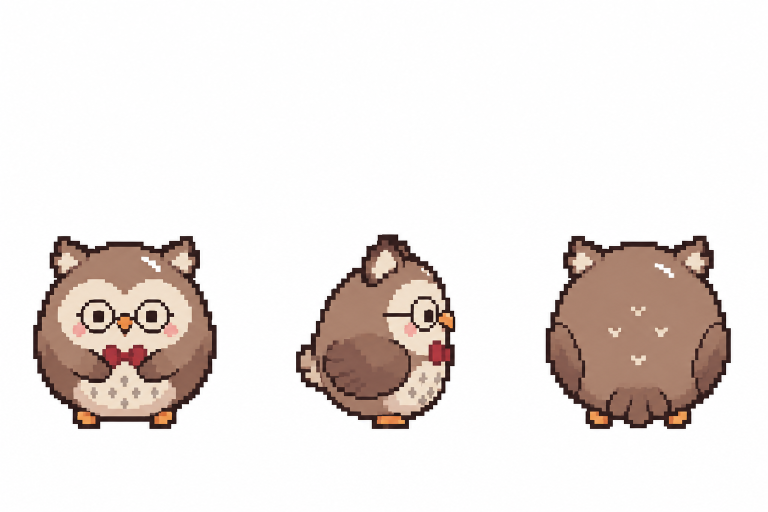
#> input picture ProjectTycoon/Assets/Sprites/World/Shop/Source~/shop_raw/owl_sheet_raw_2.png, 1536 x 1024 px (shown at 1/2 size); the run also reads 1 picture not shown here
$ python make_owl.py
#> lines starting #> are read from the running program, lines starting #| are printed output that depends on the picture; after the words box and inside, x2 and y2 are one past the last pixel; in counts of white or black regions, pixels touching at a corner belong together
### ProjectTycoon/Assets/Sprites/World/Shop/Source~/make_tanuki.py
# 설계 31 유물 행상 너구리(2026-10-01 사용자: 종 B 너구리 → 턴어라운드 B, 옆모습 「좀 더 통통하게」로 다시 그림). 프롬프트 shop_raw/tanuki_prompt.txt
#   앞 · 뒤: shop_raw/tanuki_sheet_raw_b.png(여우 완성 시트를 크기 기준으로 준 턴어라운드), 옆: shop_raw/tanuki_side_raw_b.png 가운데
#   원본 격자 그대로 옮긴다(World/Source~/snap_codex.py). 한 시트는 픽셀 크기가 같아 세 그림 주기의 중앙값 하나로, 시작점만 그림마다 찾는다.
#   흰 하이라이트를 구멍으로 뚫지 않게 min_hole. 발 가운데가 그림 가운데(피벗)가 되게 투명 여백을 붙인다
#   (앞모습은 꼬리 때문에 54칸 → 손님 시트 칸 폭 56칸(112px), make_anim.py CELLS).
# 출력: tanuki_front.png · tanuki_back.png · tanuki_side.png(한 칸 2px). 다음: make_anim.py(anim_specs.py 'tanuki')
import os
import sys
import numpy as np
from PIL import Image

HERE = os.path.dirname(os.path.abspath(__file__))
RAW = os.path.join(HERE, 'shop_raw')
sys.path.insert(0, os.path.join(HERE, '..', '..', 'Source~'))
import snap_codex  # noqa: E402
PX = 2
MIN_HOLE = 40


def ink_columns(im):
    # 잉크가 있는 열 구간(왼쪽부터). 40px 안으로 붙은 조각은 하나로
    cols = (np.asarray(im.convert('L')) < 235).any(0)
    runs, x = [], 0
    while x < len(cols):
        if cols[x]:
            s = x
            while x < len(cols) and cols[x]:
                x += 1
            if runs and s - runs[-1][1] < 40:
                runs[-1] = (runs[-1][0], x)
            else:
                runs.append((s, x))
        x += 1
    return runs


def crop(im, run, tmp):
    im.crop((max(run[0] - 20, 0), 0, min(run[1] + 20, im.width), im.height)).save(tmp)
    return tmp


def snap_fixed(path, period, span):
    g = np.asarray(Image.open(path).convert('RGB')).astype(float).mean(2)
    px, phx = snap_codex.grid(np.abs(np.diff(g, axis=1)).sum(0), period, span)
    py, phy = snap_codex.grid(np.abs(np.diff(g, axis=0)).sum(1), period, span)
    return snap_codex.snap(path, 12, fixed=(px, phx, py, phy), min_hole=MIN_HOLE)[0]


def centered(cells):
    # 발(맨 아래 두 줄) 가운데가 그림 가운데가 되게 왼쪽이나 오른쪽에 투명 열을 붙인다
    feet = np.nonzero((cells[-3:, :, 3] > 0).any(0))[0]
    mid = feet.min() + feet.max() + 1          # 발 가운데 × 2(칸 경계)
    left, right = mid, 2 * cells.shape[1] - mid
    pad = abs(left - right) // 2
    widths = ((0, 0), (pad, 0), (0, 0)) if right > left else ((0, 0), (0, pad), (0, 0))
    return np.pad(cells, widths)


def save(cells, name):
    Image.fromarray(np.repeat(np.repeat(cells, PX, 0), PX, 1)).save(os.path.join(HERE, name + '.png'))
    print(name, 'cells', cells.shape[1], 'x', cells.shape[0])


# [18 lines left out: function main, not called in this run]


# [2 lines that do not run on import are left out]

### ProjectTycoon/Assets/Sprites/World/Source~/snap_codex.py
# -*- coding: utf-8 -*-
# Codex 시안 → 게임 칸 그림(원본 그대로, 2026-09-30 사용자 결정). 원본 그림의 픽셀 격자(주기 · 시작점)를 찾아 칸마다 가운데 색을 그대로 가져온다.
# 칸 수를 짐작해 주지 않고, 드문 색을 버리지 않는다(한 칸짜리 눈 · 입 · 싹이 살아남는다). 손으로 다시 그리지 않는다.
#   1. 격자: 외곽선 두께 = 한 칸이라 진한 구간 길이의 최빈값으로 대략의 칸 크기를 잡고(원본마다 10~20px로 다름), 그 ±15% 안에서
#      칸 경계(밝기가 크게 바뀌는 곳)를 가장 잘 짚는 (주기, 시작점)을 찾는다. 넓은 범위를 그냥 찾으면 절반 · 두 배 주기에 속는다.
#   2. 칸 색: 칸 가운데 50%의 중앙값.
#   3. 흰 바탕: 가장자리에서 이어진 흰 칸 + 안쪽에 갇힌 순백 칸(구멍)은 투명.
#   --raw(새 그림, 2026-10-05 사용자 「그림 퀄리티에 변형이 생기는 규칙은 다 지운다」): 외곽선 밖으로 번진 흰 바탕 칸(밝고 이웃이 모두 어두운 가장자리 칸)만 더 지우고 끝. 원본 픽셀 크기 · 색 그대로.
#     원본이 잘게(반 칸) 그려졌어도 줄이지 않는다: 바탕 한 칸(10px) = 2텍셀이므로 원본 픽셀 하나 = 2 × 주기/10 텍셀(반 칸이면 --px=1).
#   raw가 아닐 때(이미 들어간 옛 그림을 그대로 다시 만들 때만): 투명과 맞닿은 흰빛 번짐 칸을 두 번 벗기고, 거리 24 안은 한 색,
#     --colors보다 많으면 Lab 거리로 가장 가까운 두 색을 합치고, 가장 어두운 색과 맨 바깥 칸을 외곽선 (52,32,32)으로.
# 사용: snap_codex.py <원본.png> <출력.png> [--raw] [--square] [--colors=12] [--px=2] [--cell=가로[,세로] 대략 칸 크기 px]   출력은 원본 픽셀 하나 = px 픽셀, 여백을 잘라 저장
import sys
import numpy as np
from PIL import Image

LINE = (52, 32, 32)


def outline_cell(dark):
    # 외곽선 두께 = 한 칸: 진한 칸이 이어지는 길이(3~60px)의 최빈값을 대략의 칸 크기로
    runs = []
    for row in dark[::3]:
        x = 0
        while x < len(row):
            if row[x]:
                start = x
                while x < len(row) and row[x]:
                    x += 1
                if 3 <= x - start <= 60:
                    runs.append(x - start)
            x += 1
    counts = np.bincount(runs)
    # 이웃 길이까지 묶어서(13 · 14처럼 갈라지는 것) 가장 많은 곳
    smooth = counts + np.concatenate([[0], counts[:-1]]) + np.concatenate([counts[1:], [0]])
    return float(smooth.argmax())


def grid(edges, around, span=0.15):
    # 대략의 칸 크기 ±span 안에서, 칸 경계(밝기가 크게 바뀌는 곳)를 가장 잘 짚는 (주기, 시작점)
    top = (0.0, around, 0.0)
    for period in np.arange(around * (1 - span), around * (1 + span), 0.02):
        for phase in np.arange(0, period, 0.25):
            idx = np.round(np.arange(phase, len(edges), period)).astype(int)
            score = edges[idx[idx < len(edges)]].mean()
            if score > top[0]:
                top = (score, period, phase)
    return top[1], top[2]


def merge_colors(a, mask, limit, mean=False):
    # mean: 합쳤을 때 늘어나는 오차(거리 × 두 색 칸 수의 조화 평균, Ward)가 가장 작은 짝을 가중 평균한 색으로 합친다.
    #   기본(가장 가까운 짝, 적은 색을 많은 색으로)은 나무결처럼 톤이 여럿인 넓은 면에서 되풀이될수록 한쪽으로 쏠리고, 색이 많은 그림(수레)에서 벨벳 같은 면이 사라진다
    while True:
        cols, counts = np.unique(a[mask][:, :3], axis=0, return_counts=True)
        if len(cols) <= limit:
            return a
        lab = np.asarray(Image.fromarray(cols.reshape(1, -1, 3).astype(np.uint8), 'RGB').convert('LAB')).reshape(-1, 3).astype(float)
        lab[:, 1:] = (lab[:, 1:] - 128) * 2.0
        d = ((lab[:, None, :] - lab[None, :, :]) ** 2).sum(2)
        if mean:
            d = d * (counts[:, None] * counts[None, :]) / (counts[:, None] + counts[None, :])
        np.fill_diagonal(d, 1e18)
        i, j = np.unravel_index(d.argmin(), d.shape)
        if mean:
            c = np.round((cols[i] * counts[i] + cols[j] * counts[j]) / (counts[i] + counts[j]))
            for k in (i, j):
                a[mask & (a[..., :3] == cols[k]).all(2), :3] = c
            continue
        src, dst = (i, j) if counts[i] < counts[j] else (j, i)
        a[mask & (a[..., :3] == cols[src]).all(2), :3] = cols[dst]


def snap(path, max_colors=12, cell=None, fixed=None, square=False, min_hole=1, mean_merge=False, raw=False):
    # raw: 원본 그대로(2026-10-05 사용자 「그림 퀄리티에 변형이 생기는 규칙은 다 지운다」). 칸 색은 칸 가운데 중앙값 그대로,
    #   밝은 가장자리 벗기기 · 색 합치기(max_colors · mean_merge) · 외곽선 색 바꾸기를 하지 않는다. 바탕(가장자리에서 이어진 흰 칸) · 구멍만 투명.
    #   새 그림은 raw=True. 기본값(raw=False)은 이미 들어간 그림을 그대로 다시 만들 때의 옛 동작
    # min_hole: 안쪽에 갇힌 순백 덩이가 이 칸 수 이상이면 구멍(투명). 흰 하이라이트 한 획이 있는 그림(수레 덮개 등)은 크게 준다
    #   (하이라이트가 뚫리면 옆의 밝은 천까지 번짐으로 벗겨져 흰 얼룩이 된다). mean_merge: merge_colors의 mean
    # square: 원본 픽셀이 정사각형인 그림(한 장에 큰 물체 하나). 세로 주기를 가로 주기 ±2% 안에서만 찾아, 가로 · 세로가 따로 잡혀 찌그러지는 것을 막는다
    a = np.asarray(Image.open(path).convert('RGB')).astype(float)
    h, w = a.shape[:2]
    g = a.mean(2)
    dark = a.sum(2) < 250
    # cell: 대략의 칸 크기를 직접 줄 때(외곽선이 얇게 그려져 최빈값이 틀린 원본, 또는 이미 고른 크기를 지킬 때)
    if isinstance(cell, (int, float)):
        cell = (cell,)
    cx, cy = (cell * 2)[:2] if cell else (None, None)
    if fixed:
        # 이미 고른 그림을 그대로 다시 만들 때: (가로 주기, 가로 시작, 세로 주기, 세로 시작)
        px_, phx, py_, phy = fixed
    else:
        px_, phx = grid(np.abs(np.diff(g, axis=1)).sum(0), cx or outline_cell(dark))
        if square:
            py_, phy = grid(np.abs(np.diff(g, axis=0)).sum(1), px_, 0.02)
        else:
            py_, phy = grid(np.abs(np.diff(g, axis=0)).sum(1), cy or outline_cell(dark.T))
    xs, ys = np.arange(phx + 1, w, px_), np.arange(phy + 1, h, py_)
    cw, ch = len(xs) - 1, len(ys) - 1
    cells = np.zeros((ch, cw, 3))
    for j in range(ch):
        for i in range(cw):
            x0, x1, y0, y1 = xs[i], xs[i + 1], ys[j], ys[j + 1]
            block = a[int(y0 + (y1 - y0) * 0.25):int(y1 - (y1 - y0) * 0.25) + 1, int(x0 + (x1 - x0) * 0.25):int(x1 - (x1 - x0) * 0.25) + 1]
            cells[j, i] = np.median(block.reshape(-1, 3), 0)
    ink = np.abs(cells - 255).sum(2) > 45
    bg = np.zeros_like(ink)
    stack = [(j, i) for j in range(ch) for i in (0, cw - 1) if not ink[j, i]] + [(j, i) for i in range(cw) for j in (0, ch - 1) if not ink[j, i]]
    while stack:
        j, i = stack.pop()
        if bg[j, i]:
            continue
        bg[j, i] = True
        for nj, ni in ((j - 1, i), (j + 1, i), (j, i - 1), (j, i + 1)):
            if 0 <= nj < ch and 0 <= ni < cw and not ink[nj, ni] and not bg[nj, ni]:
                stack.append((nj, ni))
    mask = ~bg
    # 안쪽에 갇힌 흰 바탕(손잡이 구멍 · 자루 사이 틈): 순백에 가까운 칸은 투명(시안의 하이라이트는 순백이 아니다)
    white = mask & (cells.min(2) > 240)
    seen = np.zeros_like(white)
    for j0, i0 in zip(*np.nonzero(white)):
        if seen[j0, i0]:
            continue
        blob, stack = [], [(j0, i0)]
        seen[j0, i0] = True
        while stack:
            j, i = stack.pop()
            blob.append((j, i))
            for nj, ni in ((j - 1, i), (j + 1, i), (j, i - 1), (j, i + 1)):
                if 0 <= nj < ch and 0 <= ni < cw and white[nj, ni] and not seen[nj, ni]:
                    seen[nj, ni] = True
                    stack.append((nj, ni))
        if len(blob) >= min_hole:
            for j, i in blob:
                mask[j, i] = False
    if raw:
        # 바탕 번짐: 바깥 가장자리의 밝은 칸(최솟값 200 넘음) 중 불투명 이웃이 모두 어두운 외곽선(합 330 아래)인 칸은
        # 외곽선 밖으로 번진 흰 바탕이라 투명(크림 천막 끝처럼 이웃이 밝은 칸은 그림이라 남긴다)
        pad = np.pad(mask, 1)
        edge = mask & ~(pad[:-2, 1:-1] & pad[2:, 1:-1] & pad[1:-1, :-2] & pad[1:-1, 2:])
        dark = cells.sum(2) < 330
        for j, i in zip(*np.nonzero(edge & (cells.min(2) > 200))):
            nb = [(j + dj, i + di) for dj, di in ((-1, 0), (1, 0), (0, -1), (0, 1)) if 0 <= j + dj < ch and 0 <= i + di < cw and mask[j + dj, i + di]]
            if nb and all(dark[q] for q in nb):
                mask[j, i] = False
        out = np.zeros((ch, cw, 4), np.uint8)
        out[..., :3] = cells.round().astype(np.uint8)
        out[..., 3] = np.where(mask, 255, 0)
        ys_, xs_ = np.nonzero(mask)
        return out[ys_.min():ys_.max() + 1, xs_.min():xs_.max() + 1], (px_, phx, py_, phy)
    for _ in range(2):
        pad = np.pad(mask, 1)
        edge = ~(pad[:-2, 1:-1] & pad[2:, 1:-1] & pad[1:-1, :-2] & pad[1:-1, 2:])
        mask &= ~((cells.min(2) > 200) & edge)
    rgb = cells.round().astype(int)
    palette = []
    for c in rgb[mask]:
        if not any(np.abs(p - c).sum() < 24 for p in palette):
            palette.append(c)
    palette = np.array(palette)
    rgb = palette[((rgb[..., None, :] - palette[None, None]) ** 2).sum(-1).argmin(-1)]
    out = np.zeros((ch, cw, 4), np.int64)
    out[..., :3] = rgb
    out[..., 3] = np.where(mask, 255, 0)
    out = merge_colors(out, mask, max_colors, mean_merge)
    cols = np.unique(out[mask][:, :3], axis=0)
    out[mask & (out[..., :3] == cols[cols.sum(1).argmin()]).all(2), :3] = LINE
    pad = np.pad(mask, 1)
    border = mask & ~(pad[:-2, 1:-1] & pad[2:, 1:-1] & pad[1:-1, :-2] & pad[1:-1, 2:])
    out[border, :3] = LINE
    ys_, xs_ = np.nonzero(mask)
    return out[ys_.min():ys_.max() + 1, xs_.min():xs_.max() + 1].astype(np.uint8), (px_, phx, py_, phy)


# [8 lines that do not run on import are left out]

### ProjectTycoon/Assets/Sprites/World/Shop/Source~/make_owl.py
# 설계 40 별 평가 평가단장 부엉이(2026-10-02 사용자: 종 부엉이 → 디자인 A 「안경 평론가」 → 턴어라운드 셋 중 「다시 뽑기」 → 「2에서 옆모습 좀 더 통통」 → 옆 1).
#   프롬프트 shop_raw/owl_prompt.txt. 앞 · 뒤: shop_raw/owl_sheet_raw_2.png(여우 완성 시트를 크기 기준으로 준 턴어라운드),
#   옆: shop_raw/owl_side_raw_1.png 가운데(앞 | 빈칸 | 뒤를 한 칸 10px로 준 owl_side_sheet_in.png를 채운 그림).
#   너구리(make_tanuki.py)와 같은 방식: 원본 격자 그대로, 발 가운데가 그림 가운데(피벗)가 되게 여백.
#   다만 턴어라운드 2번은 그림마다 찾은 주기가 7.9 · 10.3 · 8.8px로 갈려 중앙값을 쓰면 앞모습이 46 → 42칸으로 줄었다.
#   앞모습 자기 주기(약 8px)로 앞 · 뒤를 옮기면 46×48 · 47×47칸이고, 옆 시트(세 그림 모두 11px)의 옆 42×47칸과 키가 맞는다.
# 출력: owl_front.png · owl_back.png · owl_side.png(한 칸 2px). 다음: make_anim.py(anim_specs.py 'owl')
import os
import numpy as np
from PIL import Image
from make_tanuki import RAW, MIN_HOLE, ink_columns, crop, snap_fixed, centered, save, snap_codex

HERE = os.path.dirname(os.path.abspath(__file__))


def main():
    tmp = os.path.join(HERE, '_owl_tmp.png')
    try:
        sheet = Image.open(os.path.join(RAW, 'owl_sheet_raw_2.png')).convert('RGB')
#> sheet is the input picture: PIL image 1536x1024 RGB; mean R, G, B 234.7, 227.8, 224.7
        runs = ink_columns(sheet)
#> the loop in ink_columns, `while x < len(cols):` made 478 passes
#> s on passes 67, 225, 405: 66, 592, 1091
#> after the loop in ink_columns, `while x < len(cols):`: runs = [(66, 434), (592, 911), (1091, 1462)]; x = 1536
#> runs = [(66, 434), (592, 911), (1091, 1462)]
        assert len(runs) == 3, runs
        for name, run in (('front', runs[0]), ('back', runs[2])):
            save(centered(snap_fixed(crop(sheet, run, tmp), 8.0, 0.02)), 'owl_' + name)
#> in crop, `im.crop((max(run[0] - 20, 0), 0, min(run[1] + 20, im.width), im.height..`:
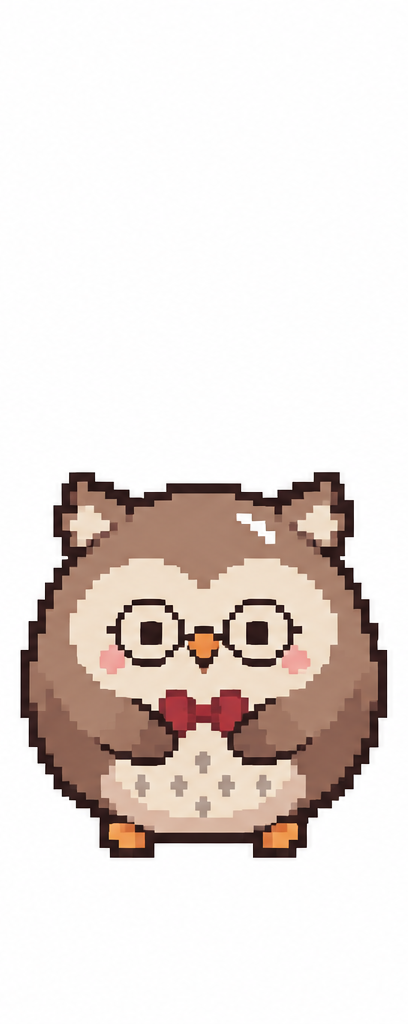
#> saved as _owl_tmp.png: PIL image 408x1024 RGB; mean R, G, B 230.4, 221.6, 217.4
#> in snap_fixed, `g = np.asarray(Image.open(path).convert('RGB')).astype(float).mean(2)`:
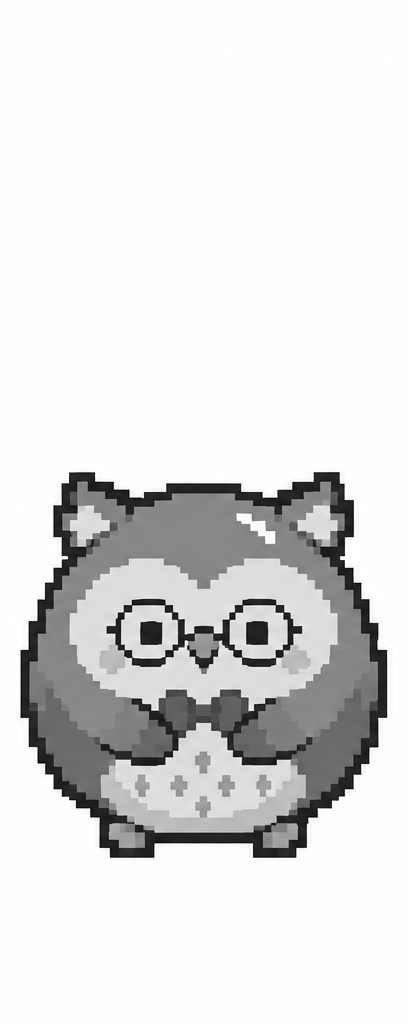
#> g: shape (1024, 408) float64; min 0.333, max 255, mean 223.1
#> after the loop in grid, `for period in np.arange(around * (1 - span), around * (1 + span), 0.02):`: top = (3830.4, 7.92, 4.5)
#> in snap_fixed, `px, phx = snap_codex.grid(np.abs(np.diff(g, axis=1)).sum(0), period, s..`: px = 7.92; phx = 4.5
#> in snap_fixed, `py, phy = snap_codex.grid(np.abs(np.diff(g, axis=0)).sum(1), period, s..`: py = 7.92; phy = 7.5
#> in snap, `dark = a.sum(2) < 250`:
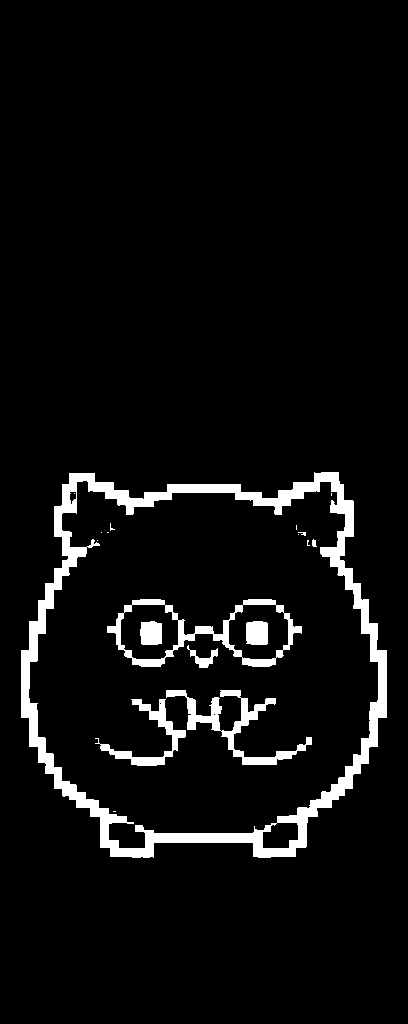
#> dark: shape (1024, 408) bool; 5.5% white; 19 white regions (11 under 20 px), largest, box (x1, y1, x2, y2) and area: (21, 472, 387, 858) 15520, (107, 599, 302, 667) 2627, (166, 690, 312, 765) 2233
#> in snap, `px_, phx, py_, phy = fixed`: px_ = 7.92; phx = 4.5; py_ = 7.92; phy = 7.5
#> in snap, `ink = np.abs(cells - 255).sum(2) > 45`: ink: shape (128, 50) bool; 28.1% white; 1 white region, box (x1, y1, x2, y2) and area: (2, 59, 48, 107) 1798
#> in snap, `stack = [(j, i) for j in range(ch) for i in (0, cw - 1) if not ink[j, ..`: stack = 356 pairs, first value 0 to 127, second value 0 to 49
#> the loop in snap, `while stack:` made 9267 passes
#> (j, i) on passes 1 to 3: (127, 49), (127, 48), (127, 47)
#> after the loop in snap, `while stack:`: bg: shape (128, 50) bool; 71.8% white; 1 black region, box (x1, y1, x2, y2) and area: (2, 59, 48, 107) 1804
#> after the loop in snap, `while stack:`: stack = []
#> in snap, `white = mask & (cells.min(2) > 240)`: white: shape (128, 50) bool; 0.09% white in thin lines or dots, all inside (x1, y1, x2, y2) = (29, 64, 34, 67)
#> the loop in snap, `for j0, i0 in zip(*np.nonzero(white)):` made 6 passes
#> (j0, i0) on passes 1 to 6: (64, 29), (64, 30), (65, 31), (65, 32), (66, 32), (66, 33)
#> the loop in snap, `for _ in range(2):` made 2 passes
#> pass 1, in snap, `mask &= ~((cells.min(2) > 200) & edge)`:
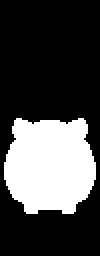
#> mask: shape (128, 50) bool (shown 2 times larger); 28.1% white; 1 white region, box (x1, y1, x2, y2) and area: (2, 59, 48, 107) 1798
#> the loop in snap, `for c in rgb[mask]:` made 1798 passes
#> c on passes 1 to 3: [52, 31, 30], [52, 31, 29], [54, 31, 30]
#> after the loop in snap, `for c in rgb[mask]:`: palette = 40 items, first 6: [52, 31, 30], [167, 123, 102], [41, 24, 23], [120, 76, 66], [59, 43, 39], [172, 132, 112]
#> in snap, `palette = np.array(palette)`: palette = 40 rows, first 8: [52, 31, 30], [167, 123, 102], [41, 24, 23], [120, 76, 66], [59, 43, 39], [172, 132, 112], [118, 106, 106], [192, 154, 133]
#> the loop in merge_colors, `while True:` made 29 passes
#> (i, j, src, dst) on passes 1 to 12: (32, 35, 32, 35), (18, 22, 18, 22), (15, 16, 16, 15), (17, 18, 17, 18), (0, 1, 0, 1), (5, 7, 7, 5), (11, 13, 11, 13), (22, 24, 22, 24), (19, 20, 20, 19), (9, 11, 11, 9), (22, 24, 22, 24), (0, 1, 1, 0)
#> (counts, i, j, src, dst) on passes 27 to 28: ([318, 2, 26, 22, 212, 472, 24, 34, 5, 90, 15, 25, 545, 8], 2, 4, 2, 4), ([318, 2, 22, 238, 472, 24, 34, 5, 90, 15, 25, 545, 8], 8, 11, 8, 11)
#> pass 1, in merge_colors, `d = ((lab[:, None, :] - lab[None, :, :]) ** 2).sum(2)`:
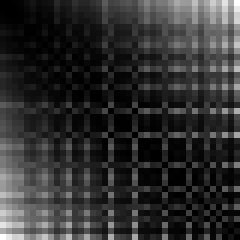
#> d: shape (40, 40) float64 (shown 6 times larger); min 0, max 50985, mean 9676.2; drawn with min black and max white
#> in snap, `cols = np.unique(out[mask][:, :3], axis=0)`: cols = [[52, 31, 30], [118, 106, 106], [122, 40, 49], [144, 102, 85], [172, 132, 112], [177, 55, 61], [180, 159, 147], [207, 107, 56], [238, 167, 159], [239, 149, 78], [239, 222, 201], [252, 251, 250]]
#> in snap, `out[mask & (out[..., :3] == cols[cols.sum(1).argmin()]).all(2), :3] = ..`: out: shape (128, 50, 4) int64; mean R, G, B, A 229.6, 220.2, 214.9, 71.6
#> in snap, `border = mask & ~(pad[:-2, 1:-1] & pad[2:, 1:-1] & pad[1:-1, :-2] & pa..`:
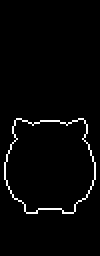
#> border: shape (128, 50) bool (shown 2 times larger); 2.4% white in thin lines or dots, all inside (x1, y1, x2, y2) = (2, 59, 48, 107)
#> in snap, `out[border, :3] = LINE`: out: shape (128, 50, 4) int64; mean R, G, B, A 229.5, 220.1, 214.9, 71.6
#> in snap, `ys_, xs_ = np.nonzero(mask)`: ys_ = 1798 values from 59 to 106; xs_ = 1798 values, max 47 at index 857, min 2 at index 812, mean 24.5
#> in snap_fixed, `return snap_codex.snap(path, 12, fixed=(px, phx, py, phy), min_hole=MI..`:
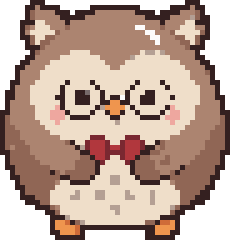
#> returned value: shape (48, 46, 4) (shown 5 times larger); mean of channels 0, 1, 2, 3 186.7, 161.5, 148.1, 207.6; transparent parts drawn white
#> in centered, `feet = np.nonzero((cells[-3:, :, 3] > 0).any(0))[0]`: feet = 26 values from 10 to 35
#> in centered, `mid = feet.min() + feet.max() + 1`: mid = 46
#> in centered, `pad = abs(left - right) // 2`: pad = 0
#> in centered, `widths = ((0, 0), (pad, 0), (0, 0)) if right > left else ((0, 0), (0, ..`: widths = ((0, 0), (0, 0), (0, 0))
#| owl_front cells 46 x 48
        side = Image.open(os.path.join(RAW, 'owl_side_raw_1.png')).convert('RGB')
        runs = ink_columns(side)
#> the loop in ink_columns (call 2), `while x < len(cols):` made 553 passes
#> s on passes 111, 264, 417: 110, 772, 1394
#> runs = [(110, 619), (772, 1241), (1394, 1892)]
        assert len(runs) == 3, runs
        period = float(np.median([snap_codex.snap(crop(side, r, tmp), 12, square=True, min_hole=MIN_HOLE)[1][0] for r in runs]))
#> after the loop in outline_cell, `for row in dark[::3]:`: runs = 635 values, max 55 at index 47, min 3 at index 173, mean 18.5
#> in outline_cell, `counts = np.bincount(runs)`: counts = 56 values, max 192 at index 11, min 0 at index 0, mean 11.34
#> in outline_cell, `smooth = counts + np.concatenate([[0], counts[:-1]]) + np.concatenate(..`: smooth = 56 values, max 328 at index 11, min 0 at index 0, mean 33.91
        save(centered(snap_fixed(crop(side, runs[1], tmp), period, 0.03)), 'owl_side')
#| owl_side cells 42 x 47
    finally:
        if os.path.exists(tmp):
            os.remove(tmp)


if __name__ == '__main__':
    main()
